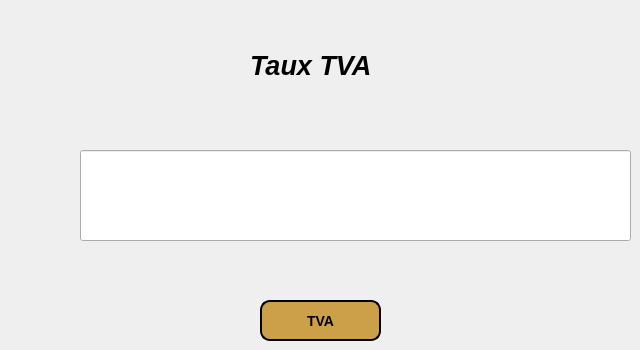
         <widget class="QWidget" name="tab_2">
          <attribute name="title">
           <string>TVA</string>
          </attribute>
          <widget class="QPushButton" name="pushButton_47">
           <property name="geometry">
            <rect>
             <x>260</x>
             <y>300</y>
             <width>121</width>
             <height>41</height>
            </rect>
           </property>
           <property name="styleSheet">
            <string notr="true">background-color: rgb(203, 160, 73);
font: italic 9pt &quot;Segoe UI&quot;;

 border: 2px solid black; 
 border-radius: 10px; 
color: black;
font-size: 14px;
font-weight: bold;
 padding: 10px 20px;

</string>
           </property>
           <property name="text">
            <string>TVA</string>
           </property>
          </widget>
          <widget class="QLineEdit" name="lineEdit_25">
           <property name="geometry">
            <rect>
             <x>80</x>
             <y>150</y>
             <width>551</width>
             <height>91</height>
            </rect>
           </property>
          </widget>
          <widget class="QLabel" name="label_11">
           <property name="geometry">
            <rect>
             <x>250</x>
             <y>40</y>
             <width>191</width>
             <height>51</height>
            </rect>
           </property>
           <property name="font">
            <font>
             <pointsize>20</pointsize>
             <italic>true</italic>
             <bold>true</bold>
            </font>
           </property>
           <property name="text">
            <string>Taux TVA</string>
           </property>
          </widget>
         </widget>
